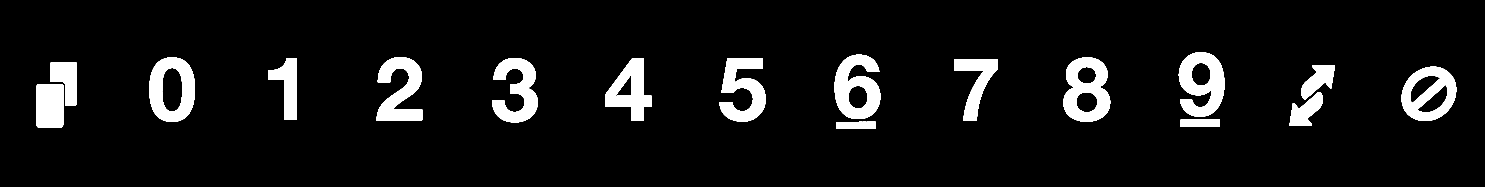
#> input picture templates/templateReal.png, 16328 x 2048 px (shown at 1/11 size)
$ python macMain.py
#> lines starting #> are read from the running program, lines starting #| are printed output that depends on the picture; after the words box and inside, x2 and y2 are one past the last pixel; in counts of white or black regions, pixels touching at a corner belong together; pictures that were not available may be replaced by others from this repository, and a replacement may not be noted
### myOwnLibrary.py
import numpy as np
from numpy import asanyarray as ana
import cv2
import feedForwardybackwards as cnn

from matplotlib import pyplot as plt

from scipy import signal
from PIL import Image
# import numba

scaling = 1
cameraWidth = 3264//scaling
cameraHeight = 2464//scaling

boardSize = ()

guessIndex = ['+', *[f'{i}' for i in range(10)], 'r', 's']
template = ana(Image.open('templates/templateReal.png'))[::8,::8]
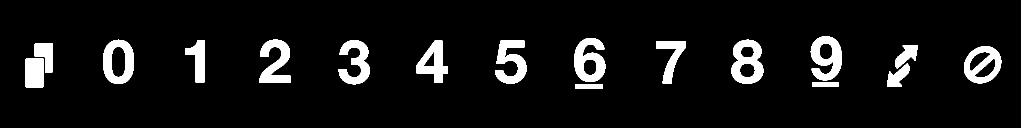
#> template: shape (256, 2041) (shown at 1/2 size); 7.4% white; 17 white regions, largest, box (x1, y1, x2, y2) and area: (1463, 79, 1527, 168) 3382, (1148, 76, 1211, 164) 3319, (1621, 72, 1684, 161) 3311
templateCut = ana(Image.open('templates/templateCutReal.png'))[::8,::8]
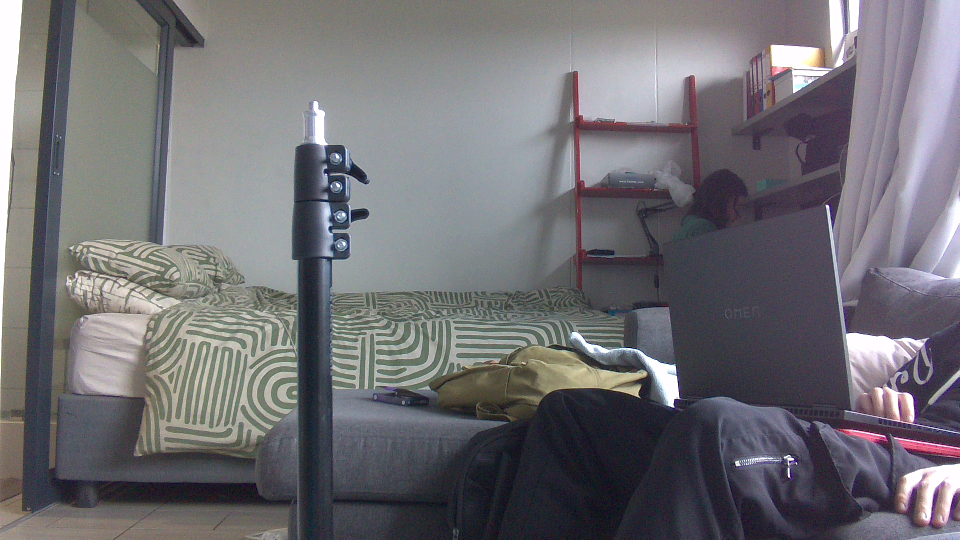
#> input picture 0.4024044964567798.png, 960 x 540 px, given in place of templateCutReal.png, which was not available
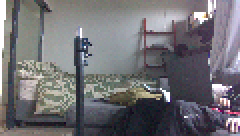
#> templateCut: shape (68, 120, 3) (shown 2 times larger); mean R, G, B 113, 111.4, 116
templateCut = np.where(templateCut > 200)

dist = ana([-0.0639733628476694, -0.059022840140777, 0, 0, 0.0238818089164303])
mtx = ana([
    [1.734239392051136E3,0,1.667798059392088E3],
    [0,1.729637617052701E3,1.195682065165660E3],
    [0,0,1],
])
deck = []
lookUp = ['0','1','2','3','4','5','6','7','8','9','+','r','s']
angleLookUp = np.load('angleLUT.npy')
#> (reads angleLUT.npy from the repository)
for i in ['r','g','b','y']:
    for j in lookUp:
        deck.append(f'{i}{j}')
# deck.append('w') #Add the wild card, ignoring this shi for now


# [15 lines left out: function normaliseLAB, not called in this run]

def linear_interpolate(v1, v2, fraction):
    return (1 - fraction) * v1 + fraction * v2

# [165 lines left out: functions drawCircle, bilinear_interpolation, scaleImage, UVGrid, rot90, arucoCorners and 4 more, not called in this run]

def rgb2gray(image):
    '''Standard'''
    return np.dot(image[..., :3], [0.2989, 0.5870, 0.1140])

# [100 lines left out: functions rgb2hsv, threshHold, onCardLines, boundingBox, getRadius, rotate and 1 more, not called in this run]

def getRatio(t,b,l,r):
    return (r-l)/(b-t)

def angleLUT(ratio):
    angle = (np.argmin(np.abs(angleLookUp - ratio)))/20
    return angle

# [225 lines left out: functions isolateCard, adjust_contrast, increase_saturation, getCardColour, getCardValue, getRotation and 3 more, not called in this run]

def closestValueInSet(value, setOfValues):
    '''MY OWN but insignificant'''
    return np.argmin(np.abs(setOfValues - value))

# [425 lines left out: functions gaussianKernelGenerator, generateGrid, distortionMap, unwarpMap, armCalibrationHomo, find_homography and 13 more, not called in this run]

def distance(point1, point2):
    return np.sqrt((point1[0]-point2[0])**2 + (point1[1]-point2[1])**2)

# [16 lines of commented-out code are left out]

# [21 lines left out: function gstreamer_pipeline, not called in this run]

### macMain.py
import numpy as np
from numpy import asanyarray as ana
import myOwnLibrary as myJazz
import cv2
import feedForwardybackwards as cnn
from PIL import Image, ImageFilter
from scipy.signal import convolve2d as convolve
import time

cap = cv2.VideoCapture(0)

if not cap.isOpened():
    print('Error')
    exit()

kernelX = [
    [1,0,-1],
    [2,0,-2],
    [1,0,-1],
]
kernelY = [
    [1,2,1],
    [0,0,0],
    [-1,-2,-1],
]

edgeWidth = 1
blurKernel = np.ones((5,5))
blurKernel /= blurKernel.sum()

prev = None
output = None
background = None
trueBackground = None
movementBuffer = -1
movementValue = 0
change = 20
now = 0
guess = 0

possible = ['10.png', 'Checkers.png']
weights = []
for i in range(4):
#> (the run stopped early here; a loop or call above may not have finished)
